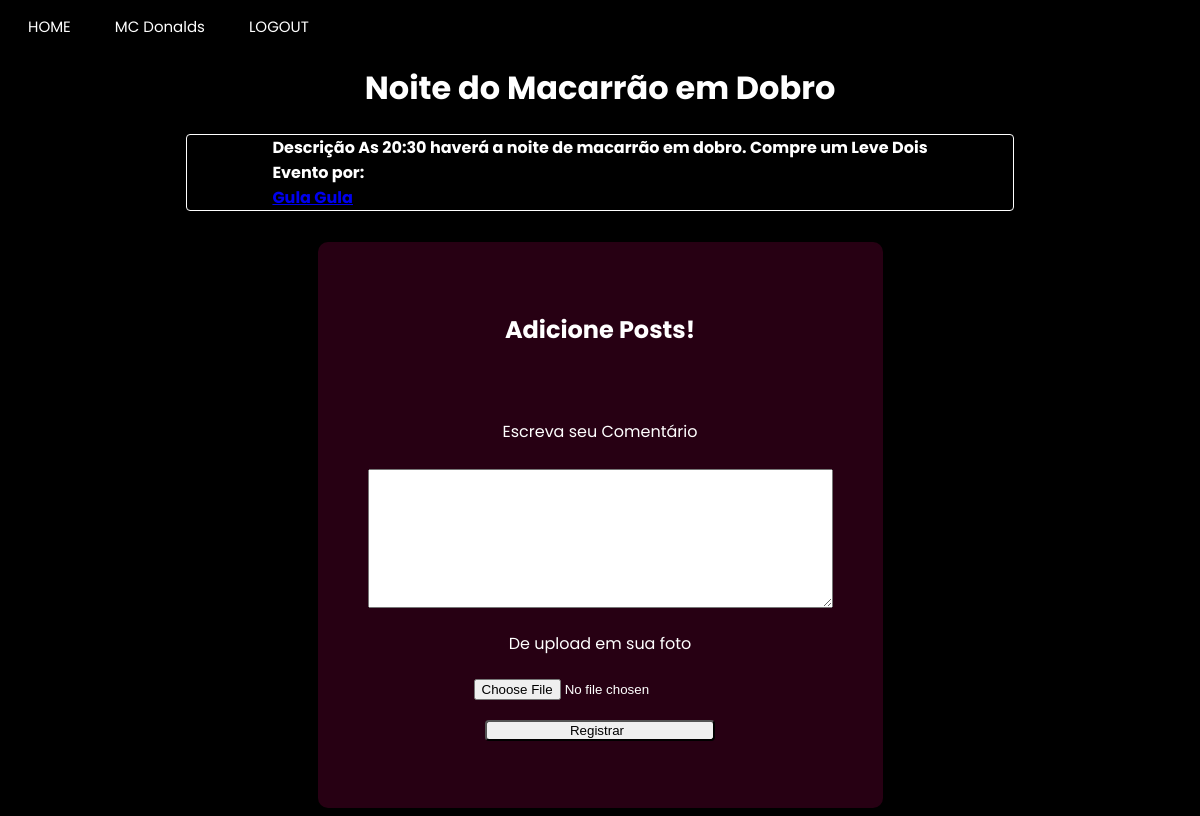
Screenshot of /event_page/Noite do Macarrão em Dobro (signed in) with the database file from the repository.
### app/model.py (models this page shows, shortened)
class empresa(UserMixin, db.Model):
    __tablename__ = "empresa"
    id = db.Column(db.Integer,primary_key=True)
    enterprise_name = db.Column(db.String(64), index=True, unique=True)
    email = db.Column(db.String(120), index=True, unique=True)
    password_hash = db.Column(db.String(120))
    city = db.Column(db.String(120))
    latitude = db.Column(db.Float)
    longitude = db.Column(db.Float)
    district = db.Column(db.String(50))
    street = db.Column(db.String(120))
    posts = db.relationship("Post", backref="enterprise")

class Event(db.Model):
    id = db.Column(db.Integer, primary_key=True)
    body = db.Column(db.String(200))
    image = db.Column(db.String(200))
    timestamp = db.Column(db.Integer, index=True)
    empresa_id = db.Column(db.Integer)
    name = db.Column(db.String(200))
    latitude = db.Column(db.Float)
    longitude = db.Column(db.Float)
    event_type = db.Column(db.String(8))
    rank = db.Column(db.Float)
    avaliations = db.Column(db.Integer)
    age_groups = db.Column(db.String)

### app/routes.py (the view, shortened to what this page needs)
@app.route("/event_page/<name>", methods=["POST", "GET"])
@login_required
def event_page(name):
    form = Comments()
    eventoo = Event.query.filter_by(name=name).first()
    enterpriseS= empresa.query.filter_by(id=eventoo.empresa_id).first()
    return render_template('event_page.html', title=name, css_file="enterprise_page.css",user=current_user, usuario=usuario, enterprise=empresa, posts=Post.query.filter_by(event_id=eventoo.id), form=form, body=eventoo.body, id  =eventoo.empresa_id )

### app/forms.py
class Comments(FlaskForm):
    files = FileField("De upload em sua foto")
    text = TextAreaField("Escreva seu Comentário", validators=[DataRequired("Escreva seu comentário!")])
    submit = SubmitField("Registrar")

### app/model.py (called while the page is built)
@login.user_loader
def load_user(id):
    if usuario.query.get(int(id)):
        load = usuario.query.get(int(id))
    else:
        load = empresa.query.get(int(id))
    return load

### app/templates/event_page.html (shortened to what this page needs)
{% extends "base.html" %}
{% block content %}
<h1>{{title}}</h1>
<h3>
  Descrição {{ body }}
  <br>
  Evento por: <a href={{url_for("enterprise_page_specific", name = enterprise.query.filter_by(id=id).first().enterprise_name)}}> {{enterprise.query.filter_by(id=id).first().enterprise_name}}</a>
</h3>
<div class="alignment">
<section class="container">
  {% if current_user.username %}
  <h1>Envie-nos seu feedback</h1><br><br>
  {% else %}
  <h1>Adicione Posts!</h1><br><br>
  {% endif %}
      <form action="{{url_for('enterprise_page_specific', name = title)}}", method='post', novalidate>
          <div class="inputs">
            <p>
                {{ form.text.label }}<br><br>
                {{ form.text(size=32) }}<br>
            </p>
            <p>
                {{ form.files.label }}<br>
                {{ form.files(size=32) }}<br>
            </p>
        </div>
        <p>{{ form.submit() }}</p>
      </form>
    </section>
</div>
{% endblock %}

### app/templates/base.html (shortened to what this page needs)
<!DOCTYPE html>
<html>
    <head>
        {% if css_file%}
            <link rel="stylesheet" type="text/css" href="{{ url_for('static', filename=css_file) }}">
        {% else %}
            <link rel="stylesheet" type="text/css" href="{{ url_for('static', filename='user_page.css') }}">
        {% endif %}
    </head>
    <body>
        <header class="menu">
            <a id="main_page" href="{{ url_for('main_page') }}" class="button">HOME</a>
            {% if user.is_authenticated %}
            {% if user.username %}
            <a id="user_page" href="{{ url_for('user_page')}}"class="button">{{user.username}}</a>
            {% else %}
            <a id="enterprise_page" href="{{ url_for('enterprise_page_specific', name=user.enterprise_name)}}"class="button">{{user.enterprise_name}}</a>
            {% endif%}
            <a id="logout" href="{{ url_for('logout') }}" class="button">LOGOUT</a>
            {% else %}
            <a id="enterprise_register_page" href="{{ url_for('enterprise_register_page') }}" class="button">SEJA UM ANUNCIANTE</a>
            <a id="user_register_page" href="{{ url_for('user_register_page') }}" class="button">REGISTRO</a>
            <a id="login_page" href="{{ url_for('login_page') }}" class="button">LOGIN</a>
            {% endif %}
        </header>
        {% block content %}{% endblock %}
    </body>
</html>

### app/static/enterprise_page.css (style rules this page uses)
body { background: black; background-image: url("https://www.pixel4k.com/wp-content/uploads/2021/05/abstract-waving-4k_1620165379-1536x960.jpg"); background-repeat: no-repeat; background-size: cover; }
p { color:white; }
h1 { color:white; font-family: "Poppins"; display: grid; align-items: center; justify-content: center; }
h3 { color:white; font-family: Poppins; display: grid; align-items: center; justify-content: center; }
.alignment { display: grid; align-items: center; justify-content: center; }
section.container { background-color: rgba(87, 02, 43, 0.45); border-radius: 10px; align-items: center; justify-content: center; padding: 20px; }
.inputs input { outline: none; }
.inputs { margin: auto; text-align: center; }
.inputs input::placeholder { color: rgba(13, 0, 26, 0.8); }
form input[type=submit] { border-radius: 4px; padding-left: 0px; width: 230px; transition: all 0.3s ease; }
h3 { border: white solid 1px; border-radius: 4px; margin-left: 15%; margin-right: 15%; background-color: rgba(0,0,0, 0.5); font-size: 16px; }
.alignment p { text-align: center; }
section.container { padding: 50px; justify-content: center; margin-top: 15px; }
p { font-family: "Poppins", sans-serif; }
textarea#text { margin: 0px; height: 133px; width: 459px; }
input#files { margin-top: 5%; }

### app/static/base.css (style rules this page uses)
header.menu { align-items: left; justify-content: start; }
a.button { border: none; color: white; padding: 5px 20px; text-align: center; text-decoration: none; display: inline-block; font-family:'Poppins'; font-size: 15px; }
.menu { margin-top: 10px; }

### rows the page displays
empresa: enterprise_name "MC Donalds"
Event: name "Noite do Macarrão em Dobro", body "As 20:30 haverá a noite de macarrão em dobro. Compre um Leve Dois"
empresa: query.filter_by "Gula Gula"
